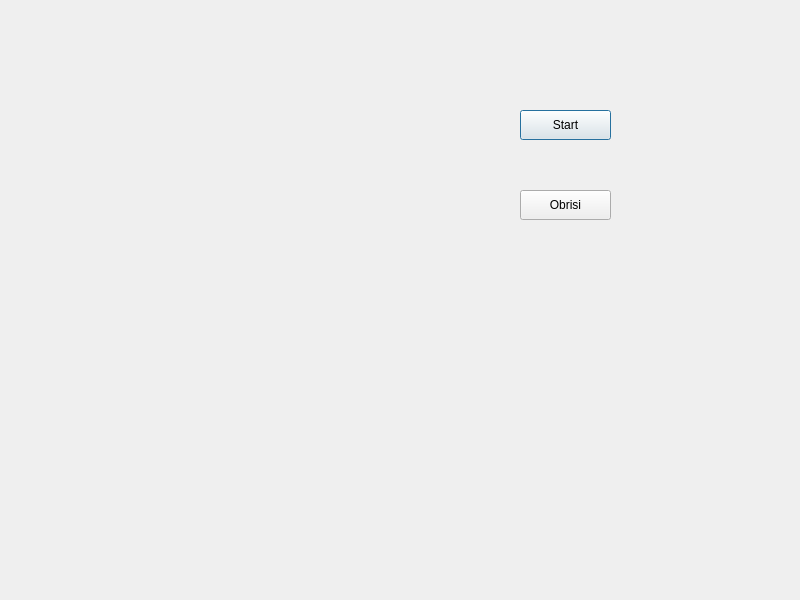
<?xml version="1.0" encoding="UTF-8"?>
<ui version="4.0">
 <class>Dialog</class>
 <widget class="QDialog" name="Dialog">
  <property name="geometry">
   <rect>
    <x>0</x>
    <y>0</y>
    <width>800</width>
    <height>600</height>
   </rect>
  </property>
  <property name="windowTitle">
   <string>Dialog</string>
  </property>
  <widget class="QWidget" name="verticalLayoutWidget">
   <property name="geometry">
    <rect>
     <x>19</x>
     <y>39</y>
     <width>361</width>
     <height>301</height>
    </rect>
   </property>
   <layout class="QVBoxLayout" name="verticalLayout"/>
  </widget>
  <widget class="QPushButton" name="pushButton">
   <property name="geometry">
    <rect>
     <x>520</x>
     <y>110</y>
     <width>91</width>
     <height>30</height>
    </rect>
   </property>
   <property name="text">
    <string>Start</string>
   </property>
  </widget>
  <widget class="QPushButton" name="pushButton_2">
   <property name="geometry">
    <rect>
     <x>520</x>
     <y>190</y>
     <width>91</width>
     <height>30</height>
    </rect>
   </property>
   <property name="text">
    <string>Obrisi</string>
   </property>
  </widget>
 </widget>
 <resources/>
 <connections/>
</ui>
